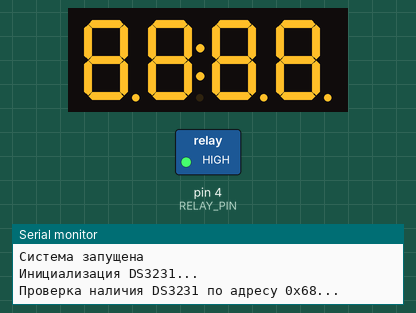
Bench run of a sketch on a simulated Arduino Uno, built with avr-gcc and run on an emulated ATmega328P. Shown: 4-digit seven-segment display, switched loads named in the sketch (green lamp = pin HIGH), the last lines printed to the serial monitor. The local clock reads 2024-03-15 10:24:30 at power-on unless the sketch sets it.

Above: at 0.1 s.
At 120.4 s:
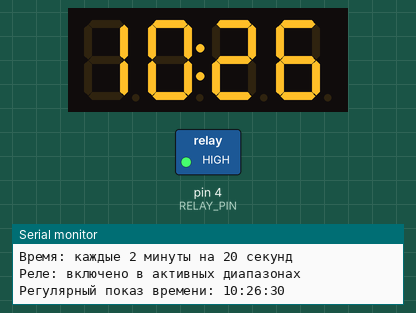

The sketch:

adjustable-time-relay-v2.ino
```cpp
// last version

#include <Wire.h>
#include <RTClib.h>
#include <TM1637Display.h>

// Пины подключения
#define CLK_PIN 2     // CLK пин дисплея TM1637
#define DIO_PIN 3     // DIO пин дисплея TM1637
#define RELAY_PIN 4   // Пин управления реле

// Настройка типа реле (измените на true если у вас реле с низким уровнем)
#define LOW_LEVEL_RELAY true  // false = высокий уровень для включения, true = низкий уровень

// Таймауты для инициализации (в миллисекундах)
#define I2C_TIMEOUT 1000
#define RTC_INIT_TIMEOUT 2000

// Настройки временных диапазонов
struct TimeRange {
  uint8_t startHour;
  uint8_t startMinute;
  uint8_t startSecond;
  uint8_t endHour;
  uint8_t endMinute;
  uint8_t endSecond;
};

// Определяем два временных диапазона
TimeRange range1 = {4, 0, 0, 8, 0, 0};    // 4:00:00 - 8:00:00
TimeRange range2 = {20, 0, 0, 22, 0, 0};   // 20:00:00 - 22:00:00

// Создание объектов
RTC_DS3231 rtc;
TM1637Display display(CLK_PIN, DIO_PIN);

// Переменные для контроля времени
unsigned long lastTimeDisplayTime = 0;      // Время последнего показа времени
unsigned long timeDisplayStartTime = 0;     // Время начала показа времени
unsigned long errorDisplayStartTime = 0;    // Время начала показа ошибки
bool timeDisplayActive = false;             // Флаг показа времени каждые 2 минуты
bool errorDisplayActive = false;            // Флаг показа ошибки RTC
bool wasInActiveRange = false;              // Флаг для отслеживания предыдущего состояния
bool rtcWorking = false;                    // Флаг работоспособности RTC

const unsigned long TIME_DISPLAY_INTERVAL = 120000; // 2 минуты = 120 секунд
const unsigned long TIME_DISPLAY_DURATION = 20000;  // 20 секунд показа времени
const unsigned long ERROR_DISPLAY_DURATION = 5000;  // 5 секунд показа ошибки

// Функции для управления реле с учетом типа
void relayOn() {
  digitalWrite(RELAY_PIN, LOW_LEVEL_RELAY ? LOW : HIGH);
}

void relayOff() {
  digitalWrite(RELAY_PIN, LOW_LEVEL_RELAY ? HIGH : LOW);
}

bool isRelayOn() {
  return digitalRead(RELAY_PIN) == (LOW_LEVEL_RELAY ? LOW : HIGH);
}

// Объявления функций
void handleTimeDisplay(DateTime time, unsigned long currentMillis);
void handleErrorDisplay(unsigned long currentMillis);
bool isTimeInRange(DateTime time, TimeRange range);
void printTimeRange(TimeRange range);
void printCurrentTime(DateTime time);
bool initializeRTCWithTimeout();
bool checkI2CDeviceWithTimeout(uint8_t address, unsigned long timeout);

void setup() {
  Serial.begin(9600);

  // Инициализация дисплея в самом начале
  display.setBrightness(0); // яркость 0-7
  display.clear();

  // Настройка пина реле
  pinMode(RELAY_PIN, OUTPUT);
  relayOff(); // Реле выключено

  Serial.println("Система запущена");
  Serial.println("Инициализация DS3231...");

  // Показываем на дисплее, что идет инициализация
  display.showNumberDecEx(8888, 0b11111111, true); // Показываем 88:88 во время инициализации

  // Попытка инициализации RTC с таймаутом
  rtcWorking = initializeRTCWithTimeout();

  if (rtcWorking) {
    Serial.println("RTC инициализирован успешно!");
    display.clear(); // Очищаем дисплей после успешной инициализации
  } else {
    Serial.println("RTC не работает - будет показана индикация ошибки");
    // Дисплей будет управляться в loop() для показа ошибки
  }

  // Устанавливаем начальное время для регулярного показа времени
  lastTimeDisplayTime = millis();
  errorDisplayStartTime = millis(); // Инициализируем время для ошибки

  Serial.println("Система инициализирована");
  if (rtcWorking) {
    Serial.println("Временные диапазоны:");
    Serial.print("Диапазон 1: ");
    printTimeRange(range1);
    Serial.print("Диапазон 2: ");
    printTimeRange(range2);
    Serial.println("Время: каждые 2 минуты на 20 секунд");
    Serial.println("Реле: включено в активных диапазонах");
  } else {
    Serial.println("RTC не работает");
  }
}

void loop() {
  unsigned long currentMillis = millis();

  // Если RTC не работает, показываем индикацию ошибки
  if (!rtcWorking) {
    handleErrorDisplay(currentMillis);
    // Убеждаемся, что реле выключено при проблемах с RTC
    if (isRelayOn()) {
      relayOff();
      Serial.println("Реле выключено из-за ошибки RTC");
    }
    delay(100);
    return;
  }

  DateTime now = rtc.now();
  // Serial.print("Текущее время RTC: ");
  // Serial.print(now.hour());
  // Serial.print(":");
  // Serial.print(now.minute());
  // Serial.print(":");
  // Serial.println(now.second());

  // Управление регулярным показом времени каждые 2 минуты
  handleTimeDisplay(now, currentMillis);

  // Проверяем, находимся ли мы в одном из активных временных диапазонов
  bool isInActiveRange = isTimeInRange(now, range1) || isTimeInRange(now, range2);

  // Если мы вошли в активный диапазон (переход из неактивного в активный)
  if (isInActiveRange && !wasInActiveRange) {
    relayOn();  // Включаем реле
    Serial.print("Вход в активный диапазон в ");
    printCurrentTime(now);
    Serial.println("Реле включено");
  }

  // Если мы вышли из активного диапазона (переход из активного в неактивный)
  if (!isInActiveRange && wasInActiveRange) {
    relayOff();   // Выключаем реле
    Serial.print("Выход из активного диапазона в ");
    printCurrentTime(now);
    Serial.println("Реле выключено");
  }

  // Обновляем флаг предыдущего состояния
  wasInActiveRange = isInActiveRange;

  // Небольшая задержка для стабильности
  delay(100);
}

// Функция инициализации RTC с таймаутом
bool initializeRTCWithTimeout() {
  // Инициализация I2C
  Wire.begin();

  // Проверяем наличие устройства по адресу 0x68 с таймаутом
  Serial.println("Проверка наличия DS3231 по адресу 0x68...");
  if (!checkI2CDeviceWithTimeout(0x68, I2C_TIMEOUT)) {
    Serial.println("DS3231 не найден по адресу 0x68");
    return false;
  }

  Serial.println("DS3231 найден, попытка инициализации...");

  // Попытка инициализации с ограничением времени
  unsigned long startTime = millis();
  bool initSuccess = false;

  // Первая попытка
  if (rtc.begin()) {
    initSuccess = true;
  } else {
    Serial.println("Первая попытка неудачна, сброс I2C...");

    // Сброс и повторная попытка
    Wire.end();
    delay(500);
    Wire.begin();
    delay(500);

    if (millis() - startTime < RTC_INIT_TIMEOUT) {
      if (rtc.begin()) {
        initSuccess = true;
        Serial.println("Инициализация успешна после сброса I2C");
      }
    }
  }

  if (!initSuccess || (millis() - startTime >= RTC_INIT_TIMEOUT)) {
    Serial.println("Таймаут инициализации RTC");
    return false;
  }

  return true;
}

// Функция проверки I2C устройства с таймаутом
bool checkI2CDeviceWithTimeout(uint8_t address, unsigned long timeout) {
  unsigned long startTime = millis();

  while (millis() - startTime < timeout) {
    Wire.beginTransmission(address);
    byte error = Wire.endTransmission();

    if (error == 0) {
      return true; // Устройство найдено
    }

    delay(100); // Небольшая задержка между попытками
  }

  return false; // Таймаут
}

// Функция для обработки регулярного показа времени каждые 2 минуты
void handleTimeDisplay(DateTime time, unsigned long currentMillis) {
  // Проверяем, нужно ли включить показ времени
  if (!timeDisplayActive && (currentMillis - lastTimeDisplayTime >= TIME_DISPLAY_INTERVAL)) {
    timeDisplayActive = true;
    timeDisplayStartTime = currentMillis;
    lastTimeDisplayTime = currentMillis;
    Serial.print("Регулярный показ времени: ");
    printCurrentTime(time);
  }

  // Управление показом времени
  if (timeDisplayActive) {
    if (currentMillis - timeDisplayStartTime < TIME_DISPLAY_DURATION) {
      // Отображаем время в формате ЧЧ:ММ
      int timeToShow = time.hour() * 100 + time.minute();
      display.showNumberDecEx(timeToShow, 0b01000000, true); // Двоеточие включено
    } else {
      // Время показа истекло
      timeDisplayActive = false;
      display.clear();
      Serial.println("Регулярный показ времени завершен");
    }
  }
}

// Функция для обработки индикации ошибки RTC
void handleErrorDisplay(unsigned long currentMillis) {
  // Проверяем, нужно ли переключить состояние показа ошибки
  if (currentMillis - errorDisplayStartTime >= ERROR_DISPLAY_DURATION) {
    errorDisplayActive = !errorDisplayActive;
    errorDisplayStartTime = currentMillis;

    if (errorDisplayActive) {
      Serial.println("Показ индикации ошибки RTC: 00:00");
      display.showNumberDecEx(0, 0b01000000, true); // 00:00 с двоеточием
    } else {
      Serial.println("Очистка дисплея (пауза в индикации ошибки)");
      display.clear();
    }
  }
}

// Функция для проверки, находится ли время в заданном диапазоне
bool isTimeInRange(DateTime time, TimeRange range) {
  uint32_t currentSeconds = (uint32_t)time.hour() * 3600 + (uint32_t)time.minute() * 60 + (uint32_t)time.second();
  uint32_t startSeconds = (uint32_t)range.startHour * 3600 + (uint32_t)range.startMinute * 60 + (uint32_t)range.startSecond;
  uint32_t endSeconds = (uint32_t)range.endHour * 3600 + (uint32_t)range.endMinute * 60 + (uint32_t)range.endSecond;

  return (currentSeconds >= startSeconds && currentSeconds <= endSeconds);
}

// Функция для вывода временного диапазона в Serial
void printTimeRange(TimeRange range) {
  Serial.print(range.startHour);
  Serial.print(":");
  if (range.startMinute < 10) Serial.print("0");
  Serial.print(range.startMinute);
  Serial.print(":");
  if (range.startSecond < 10) Serial.print("0");
  Serial.print(range.startSecond);
  Serial.print(" - ");
  Serial.print(range.endHour);
  Serial.print(":");
  if (range.endMinute < 10) Serial.print("0");
  Serial.print(range.endMinute);
  Serial.print(":");
  if (range.endSecond < 10) Serial.print("0");
  Serial.println(range.endSecond);
}

// Функция для вывода текущего времени в Serial
void printCurrentTime(DateTime time) {
  Serial.print(time.hour());
  Serial.print(":");
  if (time.minute() < 10) Serial.print("0");
  Serial.print(time.minute());
  Serial.print(":");
  if (time.second() < 10) Serial.print("0");
  Serial.println(time.second());
}
```
